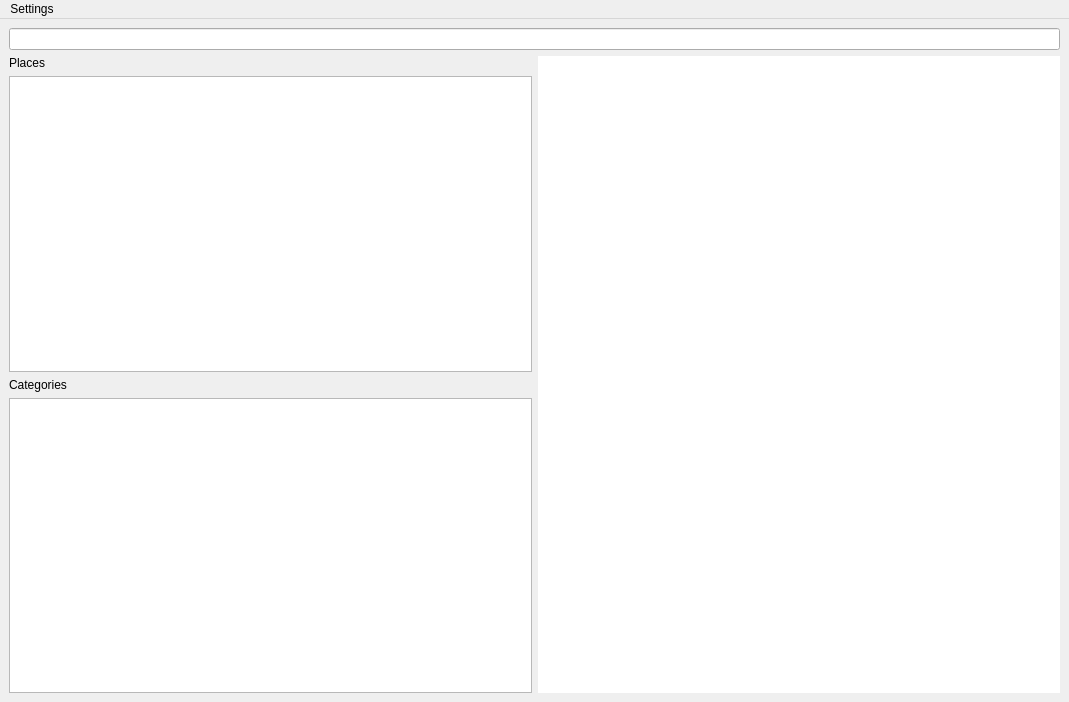
<?xml version="1.0" encoding="UTF-8"?>
<ui version="4.0">
 <class>MainWindow</class>
 <widget class="QMainWindow" name="MainWindow">
  <property name="geometry">
   <rect>
    <x>0</x>
    <y>0</y>
    <width>1069</width>
    <height>702</height>
   </rect>
  </property>
  <property name="windowTitle">
   <string>Файловый менеджер</string>
  </property>
  <widget class="QWidget" name="centralwidget">
   <layout class="QVBoxLayout" name="verticalLayout">
    <item>
     <layout class="QVBoxLayout" name="verticalLayout_2">
      <item>
       <widget class="QLineEdit" name="lineEdit">
        <property name="focusPolicy">
         <enum>Qt::ClickFocus</enum>
        </property>
       </widget>
      </item>
      <item>
       <layout class="QHBoxLayout" name="horizontalLayout">
        <item>
         <widget class="QWidget" name="GroupFileWidget" native="true">
          <property name="sizePolicy">
           <sizepolicy hsizetype="Preferred" vsizetype="Preferred">
            <horstretch>0</horstretch>
            <verstretch>0</verstretch>
           </sizepolicy>
          </property>
          <property name="minimumSize">
           <size>
            <width>0</width>
            <height>0</height>
           </size>
          </property>
          <layout class="QVBoxLayout" name="verticalLayout_8">
           <property name="spacing">
            <number>6</number>
           </property>
           <property name="leftMargin">
            <number>0</number>
           </property>
           <property name="topMargin">
            <number>0</number>
           </property>
           <property name="rightMargin">
            <number>0</number>
           </property>
           <property name="bottomMargin">
            <number>0</number>
           </property>
           <item>
            <widget class="QLabel" name="label">
             <property name="text">
              <string>Places</string>
             </property>
            </widget>
           </item>
           <item>
            <widget class="QListWidget" name="listWidget">
             <property name="sizePolicy">
              <sizepolicy hsizetype="Minimum" vsizetype="Expanding">
               <horstretch>0</horstretch>
               <verstretch>0</verstretch>
              </sizepolicy>
             </property>
             <property name="maximumSize">
              <size>
               <width>16777215</width>
               <height>16777215</height>
              </size>
             </property>
             <property name="baseSize">
              <size>
               <width>0</width>
               <height>50</height>
              </size>
             </property>
            </widget>
           </item>
           <item>
            <widget class="QLabel" name="label_2">
             <property name="text">
              <string>Categories</string>
             </property>
            </widget>
           </item>
           <item>
            <widget class="QListWidget" name="listWidget2">
             <property name="sizePolicy">
              <sizepolicy hsizetype="Minimum" vsizetype="Expanding">
               <horstretch>0</horstretch>
               <verstretch>0</verstretch>
              </sizepolicy>
             </property>
            </widget>
           </item>
          </layout>
         </widget>
        </item>
        <item>
         <layout class="QVBoxLayout" name="verticalLayout_3">
          <item>
           <widget class="QTreeView" name="treeView">
            <property name="sizePolicy">
             <sizepolicy hsizetype="Preferred" vsizetype="Preferred">
              <horstretch>0</horstretch>
              <verstretch>0</verstretch>
             </sizepolicy>
            </property>
            <property name="frameShape">
             <enum>QFrame::NoFrame</enum>
            </property>
            <property name="frameShadow">
             <enum>QFrame::Plain</enum>
            </property>
            <property name="lineWidth">
             <number>0</number>
            </property>
            <property name="sizeAdjustPolicy">
             <enum>QAbstractScrollArea::AdjustIgnored</enum>
            </property>
            <property name="dragDropMode">
             <enum>QAbstractItemView::NoDragDrop</enum>
            </property>
            <property name="defaultDropAction">
             <enum>Qt::IgnoreAction</enum>
            </property>
            <property name="rootIsDecorated">
             <bool>true</bool>
            </property>
            <property name="uniformRowHeights">
             <bool>false</bool>
            </property>
            <property name="animated">
             <bool>false</bool>
            </property>
            <property name="headerHidden">
             <bool>false</bool>
            </property>
            <attribute name="headerCascadingSectionResizes">
             <bool>false</bool>
            </attribute>
            <attribute name="headerShowSortIndicator" stdset="0">
             <bool>false</bool>
            </attribute>
           </widget>
          </item>
         </layout>
        </item>
       </layout>
      </item>
     </layout>
    </item>
   </layout>
  </widget>
  <widget class="QMenuBar" name="menuBar">
   <property name="geometry">
    <rect>
     <x>0</x>
     <y>0</y>
     <width>1069</width>
     <height>29</height>
    </rect>
   </property>
   <widget class="QMenu" name="menuSettings">
    <property name="title">
     <string>Settings</string>
    </property>
    <widget class="QMenu" name="menuStyle">
     <property name="title">
      <string>Style</string>
     </property>
    </widget>
    <addaction name="menuStyle"/>
   </widget>
   <addaction name="menuSettings"/>
  </widget>
  <action name="actionefwef">
   <property name="text">
    <string>efwef</string>
   </property>
  </action>
  <action name="actionewf">
   <property name="text">
    <string>ewf</string>
   </property>
  </action>
 </widget>
 <resources/>
 <connections/>
</ui>
